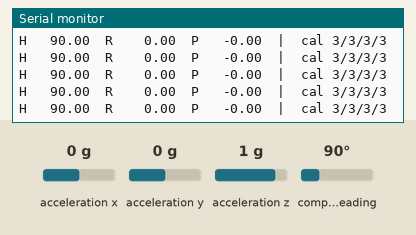
Simulated run of this program. Board: ESP32-S3. Shown: the last lines printed to the serial monitor. Inputs (shaded band) come from the test bench; at power-on: acceleration x 0 g, acceleration y 0 g, acceleration z 1 g, compass heading 90°.

Above: at 3.2 s.
3.3 s: acceleration x set to -1.4 g
At 3.58 s:
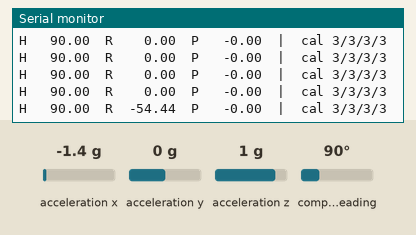
5.3 s: acceleration y set to 0.8 g
At 5.6 s:
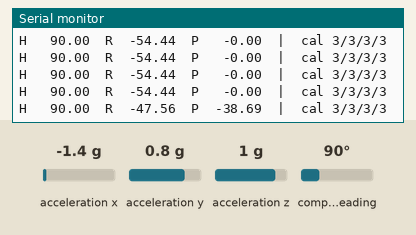
7.3 s: acceleration z set to -1.4 g
At 7.62 s:
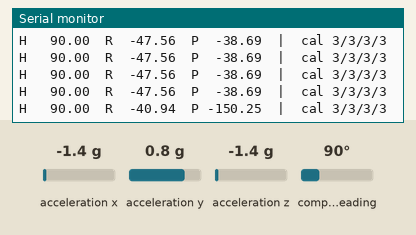
9.3 s: compass heading set to 7°
At 9.64 s:
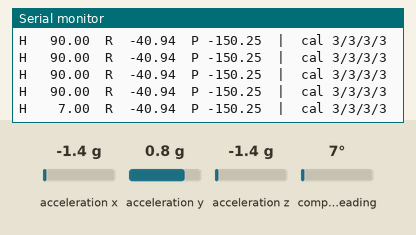
11.3 s: acceleration x set to 0 g
At 11.65 s:
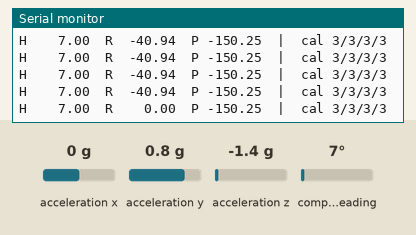
13.4 s: acceleration y set to -1.4 g
At 13.67 s:
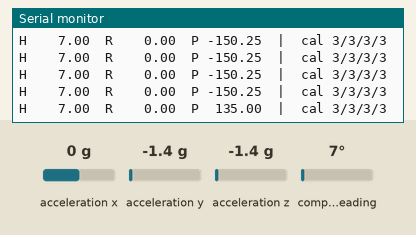

The program:

main.cpp
```cpp
// Bench smoke test: BNO055 on I2C (SDA=GPIO41, SCL=GPIO42).
// Scans the bus, then prints fused orientation + calibration at 5 Hz.
#include <Arduino.h>
#include <Wire.h>
#include <Adafruit_Sensor.h>
#include <Adafruit_BNO055.h>

constexpr int PIN_SDA = 41;
constexpr int PIN_SCL = 42;

Adafruit_BNO055 bno(55, 0x28, &Wire);

void scanI2C() {
  Serial.println("I2C scan:");
  int found = 0;
  for (uint8_t addr = 1; addr < 127; addr++) {
    Wire.beginTransmission(addr);
    if (Wire.endTransmission() == 0) {
      Serial.printf("  device at 0x%02X\n", addr);
      found++;
    }
  }
  if (!found) Serial.println("  nothing found - check wiring (SDA/SCL swapped? Vin/GND?)");
}

void setup() {
  Serial.begin(115200);
  delay(2000);  // give the USB console time to attach
  Wire.begin(PIN_SDA, PIN_SCL);
  Wire.setTimeOut(100);  // BNO055 clock-stretches; be patient
  scanI2C();
  if (!bno.begin()) {
    Serial.println("BNO055 not detected at 0x28. Halting.");
    while (true) delay(1000);
  }
  bno.setExtCrystalUse(true);
  Serial.println("BNO055 OK. heading/roll/pitch (deg) | calib sys/gyro/accel/mag (0-3)");
}

void loop() {
  sensors_event_t e;
  bno.getEvent(&e);
  uint8_t sys, gyro, accel, mag;
  bno.getCalibration(&sys, &gyro, &accel, &mag);
  Serial.printf("H %7.2f  R %7.2f  P %7.2f  |  cal %u/%u/%u/%u\n",
                e.orientation.x, e.orientation.y, e.orientation.z, sys, gyro, accel, mag);
  delay(200);
}
```

Measured:
- after the input at 3.3 s, the serial monitor: prints a new line after 0.13 s (image 1)
- after the input at 5.3 s, the serial monitor: prints a new line after 0.15 s (image 2)
- after the input at 7.3 s, the serial monitor: prints a new line after 0.16 s (image 3)
- after the input at 9.3 s, the serial monitor: prints a new line after 0.18 s (image 4)
- after the input at 11.3 s, the serial monitor: prints a new line after 0.20 s (image 5)
- after the input at 13.4 s, the serial monitor: prints a new line after 0.11 s (image 6)
